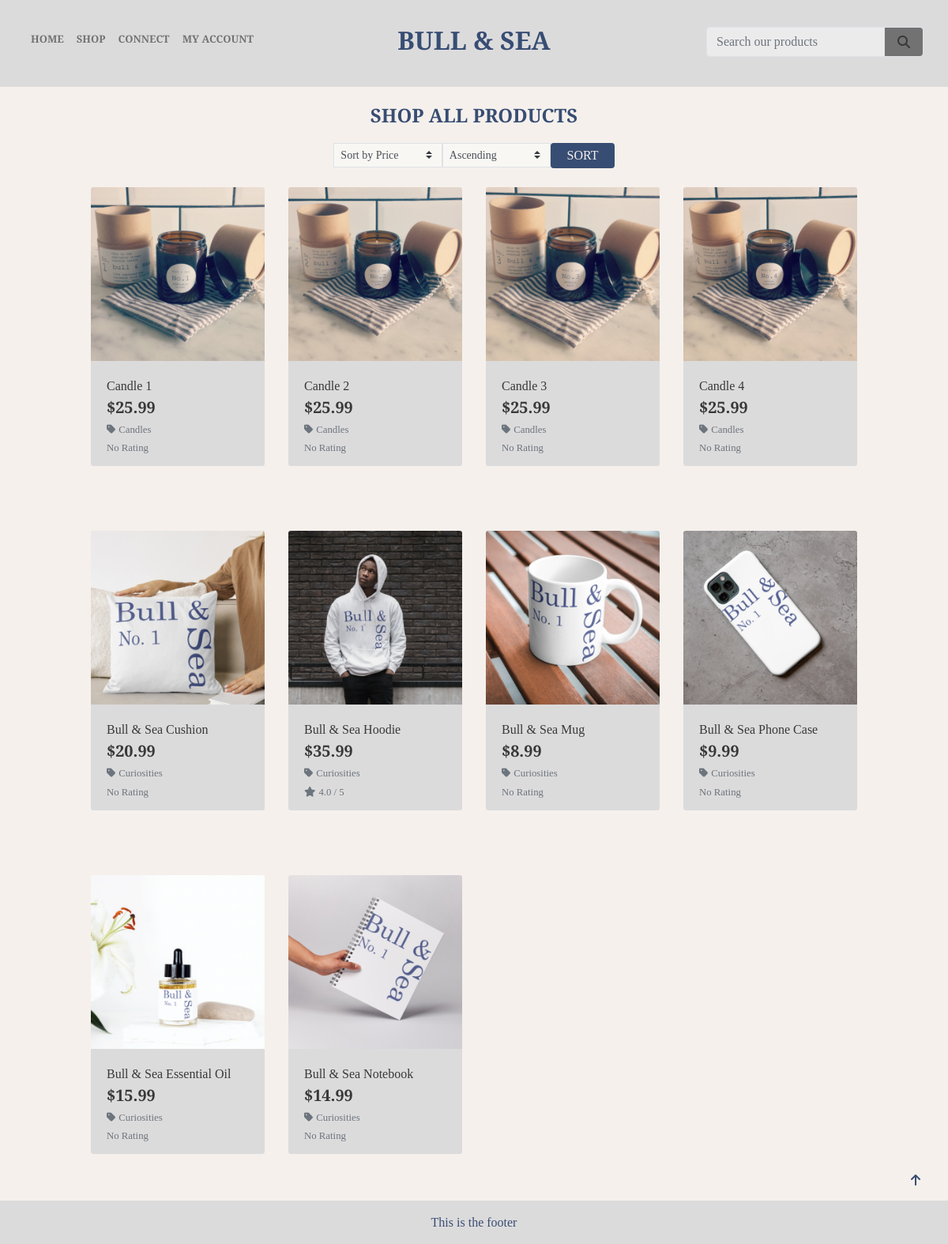
Screenshot of /products/ with the database file from the repository.
### products/models.py (models this page shows, shortened)
class Product(models.Model):
    category = models.ForeignKey('Category', null=True, blank=True, on_delete=models.SET_NULL)  # noqa
    sku = models.CharField(max_length=254, null=True, blank=True)
    name = models.CharField(max_length=254)
    description = models.TextField()
    price = models.DecimalField(max_digits=6, decimal_places=2)
    image_url = models.URLField(max_length=1024, null=True, blank=True)
    image = models.ImageField(null=True, blank=True)
    reviews = models.ManyToManyField('Review', related_name='product_reviews', blank=True)  # noqa

class Category(models.Model):
    class Meta:
        verbose_name_plural = 'Categories'
    name = models.CharField(max_length=254)
    friendly_name = models.CharField(max_length=254, null=True, blank=True)
    def get_friendly_name(self):
        return self.friendly_name

class Review(models.Model):
    user = models.ForeignKey(User, on_delete=models.CASCADE)
    product = models.ForeignKey('Product', on_delete=models.CASCADE)
    rating = models.IntegerField(choices=[(i, i) for i in range(1, 6)])
    comment = models.TextField(blank=True)
    is_authorized = models.BooleanField(default=False)

### products/views.py (the view)
# urls.py: path('', views.all_products, name='products'),
def all_products(request):
    products = Product.objects.all()
    categories = None
    context = {
        'products': products,
        'current_categories': categories,
    }
    return render(request, 'products/products.html', context)

### bag/contexts.py (called while the page is built, shortened)
def bag_contents(request):
    bag_items = []
    total = 0
    product_count = 0
    bag = request.session.get('bag', {})
    delivery = total * Decimal(settings.STANDARD_DELIVERY_PERCENTAGE / 100)
    grand_total = delivery + total
    context = {
        'bag_items': bag_items,
        'total': total,
        'product_count': product_count,
        'delivery': delivery,
        'grand_total': grand_total,
    }
    return context

### products/context_processors.py (called while the page is built)
def categories_and_products(request):
    categories = Category.objects.all()
    products = Product.objects.all()
    return {
        'categories': categories,
        'products': products
    }

### products/templatetags/average_rating.py (called while the page is built)
@register.filter
def calculate_average_rating(reviews):
    total_rating = sum(review.rating for review in reviews)
    average_rating = total_rating / len(reviews) if reviews else 0
    return round(average_rating, 1)

### products/templates/products/products.html (shortened to what this page needs)
{% extends "base.html" %}
{% load static %}
{% load average_rating %}
{% block page_header %}
<div class="container header-container">
</div>
{% endblock %}
{% block content %}
{% if products %}
<div class="overlay"></div>
<div class="container-fluid">
    <div class="row">
        <div class="col text-center mt-3">
            <h2 class="logo-font sub-heading-font">
                {% if category_name %}
                SHOP {{ category_name }}
                {% else %}
                SHOP ALL PRODUCTS
                {% endif %}
            </h2>
        </div>
    </div>
    <div class="row justify-content-center">
        <div class="col-12 col-md-6">
            <form method="get" action="" class="d-flex justify-content-center sort-field">
                <div class="d-flex">
                    <select name="sort" id="sort-selector"
                        class="custom-select custom-select-sm rounded-0 border border-grey rounded-2 bg-searchbox">
                        <option value="price"
                            {% if current_sorting == 'price_asc' or current_sorting == 'price_desc' %}selected{% endif %}>
                            Sort by Price</option>
                    </select>
                    <select name="direction" id="sort-selector2"
                        class="custom-select custom-select-sm rounded-0 border border-grey rounded-2 bg-searchbox">
                        <option value="asc" {% if current_sorting == 'price_asc' %}selected{% endif %}>Ascending
                        </option>
                    </select>
                    <button type="submit" class="sort-button btn rounded-2 text-uppercase">Sort</button>
                </div>
            </form>
        </div>
    </div>
    <div class="row">
        <div class="product-container col-10 offset-1">
            <div class="row">
                {% for product in products %}
                <div class="col-sm-6 col-md-6 col-lg-4 col-xl-3">
                    <div class="shadow-drop-center card h-100 border-0">
                        {% if product.image %}
                        <a href="{% url 'product_detail' product.id %}">
                            <img class="card-img-top img-fluid" src="{{ product.image.url }}" alt="{{ product.name }}">
                        </a>
                        {% else %}
                        <a href="{% url 'product_detail' product.id %}">
                            <img class="card-img-top img-fluid" src="https://placehold.co/512x512?text=No+Image"
                                alt="{{ product.name }}">
                        </a>
                        {% endif %}
                        <div class="card-body pb-0">
                            <p class="mb-0">{{ product.name }}</p>
                        </div>
                        <div class="card-footer bg-white pt-0 border-0 text-left">
                            <div class="row">
                                <div class="col">
                                    <p class="lead mb-0 text-left font-weight-bold">${{ product.price }}</p>
                                    {% if product.category %}
                                    <p class="small mt-1 mb-0">
                                        <a class="text-muted"
                                            href="{% url 'category_products' category_id=product.category.id %}">
                                            <i class="fas fa-tag mr-1"></i>{{ product.category.get_friendly_name }}
                                        </a>
                                    </p>
                                    {% endif %}
                                    {% if product.reviews.all %}
                                    <small class="text-muted"><i
                                            class="fas fa-star mr-1"></i>{{ product.reviews.all | calculate_average_rating }}
                                        / 5</small>
                                    {% else %}
                                    <small class="text-muted">No Rating</small>
                                    {% endif %}
                                </div>
                            </div>
                        </div>
                    </div>
                </div>
                {% if forloop.counter|divisibleby:4 %}
                <div class="col-12 d-none d-xl-block mb-5 hr-prod-spacer">
                    <hr>
                </div>
                {% endif %}
                {% endfor %}
            </div>
            <div class="col-12 mb-5 hr-prod-bot-spacer">
                <hr>
            </div>
        </div>
    </div>
</div>
<div class="btt-button rounded-0">
    <a class="btt-link d-flex h-100">
        <i class="fas fa-arrow-up mx-auto my-auto"></i>
    </a>
</div>
{% endif %}
{% endblock %}

### static/css/base.css (style rules this page uses)
html { height: 100%; }
.bg-searchbox { background-color: #ffffff71; }
body { background: url('/media/landing_page_image.webp') no-repeat center center fixed; background-size: cover; height: calc(100vh - 164px); color: #383838; font-family: 'Slabo 27px', serif; }
.logo-font { text-transform: uppercase; }
.sub-heading-font { font-family: 'Cinzel', serif; color: #384D73; font-size: x-large; font-weight: bold; }
.overlay { height: 100%; width: 100%; top: 110px; left: 0; position: fixed; background: #F5F0EC; z-index: -1; }
.hr-prod-spacer hr { border: 1px solid #F5F0EC !important; }
.hr-prod-bot-spacer { padding-bottom: 25px; display: inline-block; }
.hr-prod-bot-spacer hr { border: 1px solid #F5F0EC; }
.card { max-width: 512px; }
.card-body, .card-footer { background-color: #DCDBDC !important; }
.sort-field { padding: 12px 0; }
.sort-button { background: #384D73; color: #F5F0EC; font-size: medium; padding: 0.2rem 1.2rem !important; }
.btt-button { height: 42px; width: 42px; position: fixed; bottom: 60px; right: 20px; color: #384D73 }
.btt-link, .update-link, .remove-item { cursor: pointer; }
.shadow-drop-center { -webkit-animation: shadow-drop-center 0.2s cubic-bezier(0.250, 0.460, 0.450, 0.940) reverse both; animation: shadow-drop-center 0.2s cubic-bezier(0.250, 0.460, 0.450, 0.940) reverse both; }
@media (min-width: 1200px) { .container { max-width: 80%; } }
@media (min-width: 992px) { .header-container { padding-top: 116px; } }

### rows the page displays
Product: image (picture), name "Candle 1", price "25.99", category.get_friendly_name "Candles", shows "No Rating"
Product: image (picture), name "Candle 2", price "25.99", category.get_friendly_name "Candles", shows "No Rating"
Product: image (picture), name "Candle 3", price "25.99", category.get_friendly_name "Candles", shows "No Rating"
Product: image (picture), name "Candle 4", price "25.99", category.get_friendly_name "Candles", shows "No Rating"
Product: image (picture), name "Bull & Sea Cushion", price "20.99", category.get_friendly_name "Curiosities", shows "No Rating"
Product: image (picture), name "Bull & Sea Hoodie", price "35.99", category.get_friendly_name "Curiosities", reviews.all|calculate_average_rating "4.0"
Product: image (picture), name "Bull & Sea Mug", price "8.99", category.get_friendly_name "Curiosities", shows "No Rating"
Product: image (picture), name "Bull & Sea Phone Case", price "9.99", category.get_friendly_name "Curiosities", shows "No Rating"
Product: image (picture), name "Bull & Sea Essential Oil", price "15.99", category.get_friendly_name "Curiosities", shows "No Rating"
Product: image (picture), name "Bull & Sea Notebook", price "14.99", category.get_friendly_name "Curiosities", shows "No Rating"
